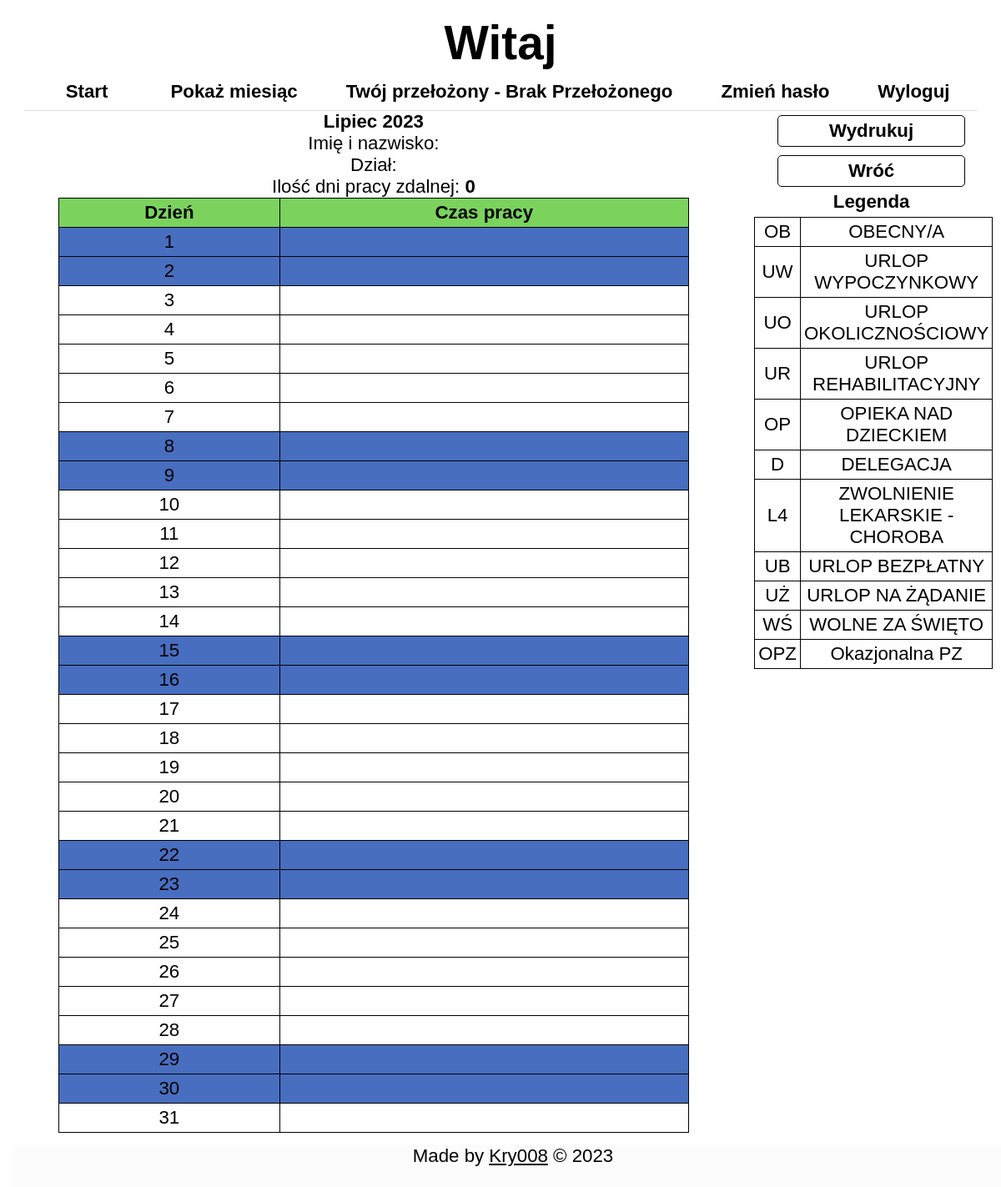
Screenshot of /showMonthForm.php?month=2023-7 (signed in) with the database file from the repository.
### tables this page shows
CREATE TABLE IF NOT EXISTS `statusy` (
    `id` int(10) UNSIGNED NOT NULL AUTO_INCREMENT,
    `skrot` varchar(10) NOT NULL,
    `nazwa` text NOT NULL,
    `oznaczaWolne` tinyint(1) NOT NULL DEFAULT 0,
    `aktywne` tinyint(4) NOT NULL DEFAULT 1,
    PRIMARY KEY (`id`),
    UNIQUE KEY `skrot` (`skrot`)
);

### showMonthForm.php (the view, shortened to what this page needs)
<!DOCTYPE html>
<html>
<head>
    <link rel="stylesheet" type="text/css" href="style.css">
</head>
<body>
    <div id="panel">
        <div id="panel">
            <header>
                <h1>Witaj <?php echo $_SESSION["user_imie"]; ?></h1>
            </header>
            <nav>
                <?php
                    require_once 'nav.php';
                ?>
            </nav>
            <main id="monthShow">
                <div id="doPodzialu">
                    <h2>
                        <?php
                        if(isset($_GET['month']))
                        {
                            $mArray = ["Styczeń", "Luty", "Marzec", "Kwiecień", "Maj", "Czerwiec","Lipiec", "Sierpień", "Wrzesień", "Październik", "Listopad", "Grudzień"];
                            $month = $_GET['month'];
                            $month = explode('-', $month);
                            echo $mArray[$month[1]-1]." ".$month[0];
                        }
                        ?>
                    </h2>
                    <div class="addInfo">
                        Imię i nazwisko: <b><?php echo $_SESSION['user_imie']." ".$_SESSION['user_nazwisko']; ?> </b><br>
                        Dział: <b><?php echo $_SESSION['user_dzial_nazwa']; ?></b><br>
                        <?php
                        $sql = "SELECT COUNT(*) FROM obecnosc WHERE kto = :kto AND data LIKE :data AND zdalne = 1 AND aktywne = 1";
                        $stmt = $pdo->prepare($sql);
                        $stmt->bindValue(':kto', $_SESSION['user_id'], PDO::PARAM_INT);
                        $m = $month[1];
                        if($m < 10 && strlen($m) < 2)
                        {
                            $m = "0".$m;
                        }
                        $stmt->bindValue(':data', $month[0]."-".$m."%", PDO::PARAM_STR);
                        $stmt->execute();
                        $zdalne = $stmt->fetch(PDO::FETCH_ASSOC);
                        echo "Ilość dni pracy zdalnej: <b>".$zdalne['COUNT(*)']."</b>";
                            ?>
                    </div>
                    <table class="month">
                        <tr>
                            <th>Dzień</th>
                            <th>Czas pracy</th>
                        </tr>
                        <?php
                        $daysInMonth = cal_days_in_month(CAL_GREGORIAN, $month[1], $month[0]);
                        $dniWolneArray = [];
                        for($i = 1; $i <= $daysInMonth; $i++)
                        {
                            $sql = "SELECT * FROM obecnosc, statusy WHERE obecnosc.kto = :kto AND obecnosc.data = :data AND obecnosc.aktywne = 1 AND obecnosc.status = statusy.id";
                            $stmt = $pdo->prepare($sql);
                            $stmt->bindValue(':kto', $_SESSION['user_id'], PDO::PARAM_INT);
                            $stmt->bindValue(':data', $month[0]."-".$month[1]."-".$i, PDO::PARAM_STR);
                            $stmt->execute();
                            $work = $stmt->fetch(PDO::FETCH_ASSOC);
                            if(date('N', strtotime($month[0]."-".$month[1]."-".$i)) > 5 || in_array($month[0]."-".$month[1]."-".$i, $dniWolneArray))
                            {
                                echo "<tr class='weekend'>";
                            }
                            else
                            {
                                echo "<tr>";
                            }
                            if($work === false)
                            {
                                echo "<td>".$i."</td>";
                                echo "<td></td>";
                            }
                            echo "</tr>";
                        }
                        ?>
                    </table>
                </div>
                <div id="legenda">
                    <a href="showMonthFormPrint.php?month=<?php echo $_GET['month']; ?>" target="_blank">
                        <button>Wydrukuj</button>
                    </a>
                    <a href="showMonth.php">
                        <button>Wróć</button>
                    </a>
                    <?php
                        $sql = "SELECT * FROM statusy WHERE aktywne = 1";
                        $stmt = $pdo->prepare($sql);
                        $stmt->execute();
                        $statusy = $stmt->fetchAll(PDO::FETCH_ASSOC);
                        echo "<h2>Legenda</h2>";
                        echo "<table>";
                        foreach($statusy as $status)
                        {
                            echo "<tr>";
                            echo "<td>".$status['skrot']."</td>";
                            echo "<td>".$status['nazwa']."</td>";
                            echo "</tr>";
                        }
                        echo "</table>";
                    ?>
                </div>
            </main>
        </div>
    </div>
    <?php
    require_once 'footer.php';
    ?>
</body>
</html>

### nav.php (shortened to what this page needs)
<ol>
    <?php
    if($_SESSION['user_admin'] == 1)
    {
        ?>
            <li><a href="panel.php">Start</a></li>
        <?php
    }
    else
    {
        ?>
            <li><a href="panel.php">🏠</a></li>
        <?php
    }
    ?>
    <li><a href="showMonth.php">Pokaż miesiąc</a></li>
    <li>Twój przełożony - <?php echo $_SESSION['user_przelozony_imie']." ".$_SESSION['user_przelozony_nazwisko']; ?></li>
    <li><a href="pass.php">Zmień hasło</a></li>
    <li><a href="logout.php">Wyloguj</a></li>
</ol>

### footer.php (shortened to what this page needs)
<div id="puste"></div>
<div id="stopka">
    Made by <a href="https://kry008.xyz">Kry008</a> &copy; <?php
    echo date("Y"); ?>
</div>

### style.css (style rules this page uses)
* { margin: 0; padding: 0; font-size: 1.18rem; text-decoration: none; font-family: 'Ubuntu', sans-serif; }
body { -webkit-print-color-adjust: exact !important; print-color-adjust: exact !important; }
body { padding: 15px; font-size: 1.3rem; }
a { color: black; transition: 0.2s; }
nav { width: 97%; margin: 0 auto; padding: 4px; border-bottom: 1px solid rgb(222, 222, 222); font-weight: bold; }
nav ol { list-style: none; display: flex; flex-direction: row; justify-content: space-around; }
nav ol li { min-width: 85px; padding: 2px; margin: 3px; border-radius: 5px; text-align: center; }
header { width: 97%; margin: 0 auto; padding: 4px; }
header h1 { text-align: center; font-size: 3rem; }
#monthShow { text-align: center; }
#monthShow table.month { margin: 0 auto; border-collapse: collapse; width: 100%; max-width: 20cm; }
#monthShow table.month td, #monthShow table.month th { padding: 4px; border: 1px solid black; text-align: center; vertical-align: middle; }
#monthShow table.month .weekend { background-color: rgba(72, 110, 192, 1); }
#monthShow table.month th { background-color: rgb(123, 211, 94) }
#monthShow #doPodzialu { width: 74%; float: left; }
#monthShow #legenda { width: 24%; float: right; }
#monthShow #legenda table { margin: 5px auto; border-collapse: collapse; }
#monthShow #legenda table td { padding: 4px; border: 1px solid black; text-align: center; vertical-align: middle; }
#monthShow #legenda button { width: 80%; }
#monthShow #legenda button, .cancel { margin: 5px auto; padding: 5px; border-radius: 5px; border: 1px solid black; background-color: white; font-weight: bolder; transition: .2s; }
#puste { clear: both; height: 50px; }
#stopka { height: 50px; position: fixed; bottom: 0; width: 100%; text-align: center; background-color: rgba(252, 252, 252, 1); }
#stopka a { text-decoration: underline; }

### rows the page displays
statusy: skrot "OB", nazwa "OBECNY/A"
statusy: skrot "UW", nazwa "URLOP WYPOCZYNKOWY"
statusy: skrot "UO", nazwa "URLOP OKOLICZNOŚCIOWY"
statusy: skrot "UR", nazwa "URLOP REHABILITACYJNY"
statusy: skrot "OP", nazwa "OPIEKA NAD DZIECKIEM"
statusy: skrot "D", nazwa "DELEGACJA"
statusy: skrot "L4", nazwa "ZWOLNIENIE LEKARSKIE - CHOROBA"
statusy: skrot "UB", nazwa "URLOP BEZPŁATNY"
statusy: skrot "UŻ", nazwa "URLOP NA ŻĄDANIE"
statusy: skrot "WŚ", nazwa "WOLNE ZA ŚWIĘTO"
statusy: skrot "OPZ", nazwa "Okazjonalna PZ"

### other values shown
$_SESSION['user_przelozony_imie'] "Brak"
$_SESSION['user_przelozony_nazwisko'] "Przełożonego"
$mArray[$month[1]-1] "Lipiec"
$month[0] "2023"
$zdalne['COUNT(*)'] "0"
